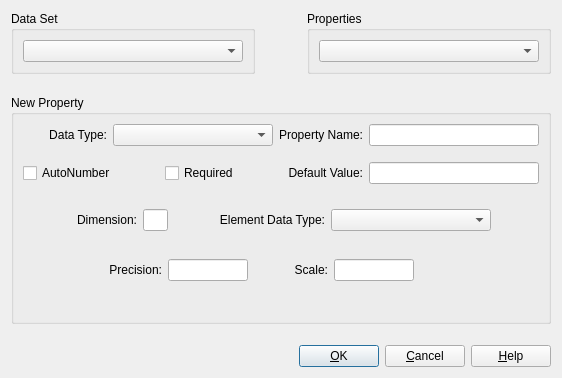
<?xml version="1.0" encoding="UTF-8"?>
<ui version="4.0">
 <class>AddPropertyDialog</class>
 <widget class="QDialog" name="AddPropertyDialog">
  <property name="geometry">
   <rect>
    <x>0</x>
    <y>0</y>
    <width>555</width>
    <height>378</height>
   </rect>
  </property>
  <property name="windowTitle">
   <string>Add Property</string>
  </property>
  <property name="layoutDirection">
   <enum>Qt::LeftToRight</enum>
  </property>
  <layout class="QGridLayout" name="gridLayout_17">
   <item row="0" column="0">
    <layout class="QGridLayout" name="gridLayout_16">
     <item row="0" column="0">
      <layout class="QHBoxLayout" name="horizontalLayout_7">
       <item>
        <widget class="QGroupBox" name="dataSetGroupBox">
         <property name="title">
          <string>Data Set</string>
         </property>
         <layout class="QGridLayout" name="gridLayout_8">
          <item row="0" column="0">
           <widget class="QComboBox" name="dataSetComboBox">
            <property name="minimumSize">
             <size>
              <width>220</width>
              <height>0</height>
             </size>
            </property>
           </widget>
          </item>
         </layout>
        </widget>
       </item>
       <item>
        <spacer name="horizontalSpacer_20">
         <property name="orientation">
          <enum>Qt::Horizontal</enum>
         </property>
         <property name="sizeHint" stdset="0">
          <size>
           <width>21</width>
           <height>17</height>
          </size>
         </property>
        </spacer>
       </item>
       <item>
        <widget class="QGroupBox" name="propertiesGroupBox">
         <property name="title">
          <string>Properties</string>
         </property>
         <layout class="QGridLayout" name="gridLayout_5">
          <item row="0" column="0">
           <widget class="QComboBox" name="propertiesComboBox">
            <property name="minimumSize">
             <size>
              <width>220</width>
              <height>0</height>
             </size>
            </property>
           </widget>
          </item>
         </layout>
        </widget>
       </item>
      </layout>
     </item>
     <item row="1" column="0">
      <spacer name="verticalSpacer">
       <property name="orientation">
        <enum>Qt::Vertical</enum>
       </property>
       <property name="sizeType">
        <enum>QSizePolicy::Fixed</enum>
       </property>
       <property name="sizeHint" stdset="0">
        <size>
         <width>20</width>
         <height>15</height>
        </size>
       </property>
      </spacer>
     </item>
     <item row="2" column="0">
      <widget class="QGroupBox" name="newPropertyGroupBox">
       <property name="title">
        <string>New Property</string>
       </property>
       <layout class="QGridLayout" name="gridLayout_4">
        <item row="0" column="1">
         <layout class="QHBoxLayout" name="horizontalLayout_3">
          <item>
           <layout class="QHBoxLayout" name="horizontalLayout_2">
            <item>
             <widget class="QLabel" name="dataTypeLabel">
              <property name="text">
               <string>Data Type:</string>
              </property>
              <property name="alignment">
               <set>Qt::AlignRight|Qt::AlignTrailing|Qt::AlignVCenter</set>
              </property>
             </widget>
            </item>
            <item>
             <widget class="QComboBox" name="dataTypeComboBox">
              <property name="minimumSize">
               <size>
                <width>160</width>
                <height>0</height>
               </size>
              </property>
             </widget>
            </item>
           </layout>
          </item>
          <item>
           <spacer name="horizontalSpacer_17">
            <property name="orientation">
             <enum>Qt::Horizontal</enum>
            </property>
            <property name="sizeHint" stdset="0">
             <size>
              <width>36</width>
              <height>19</height>
             </size>
            </property>
           </spacer>
          </item>
          <item>
           <layout class="QHBoxLayout" name="horizontalLayout">
            <item>
             <widget class="QLabel" name="propertyNameLabel">
              <property name="text">
               <string>Property Name:</string>
              </property>
              <property name="alignment">
               <set>Qt::AlignRight|Qt::AlignTrailing|Qt::AlignVCenter</set>
              </property>
             </widget>
            </item>
            <item>
             <widget class="QLineEdit" name="propertyNameLineEdit">
              <property name="minimumSize">
               <size>
                <width>170</width>
                <height>0</height>
               </size>
              </property>
             </widget>
            </item>
           </layout>
          </item>
         </layout>
        </item>
        <item row="1" column="1">
         <spacer name="verticalSpacer_5">
          <property name="orientation">
           <enum>Qt::Vertical</enum>
          </property>
          <property name="sizeType">
           <enum>QSizePolicy::Fixed</enum>
          </property>
          <property name="sizeHint" stdset="0">
           <size>
            <width>20</width>
            <height>10</height>
           </size>
          </property>
         </spacer>
        </item>
        <item row="2" column="0" colspan="2">
         <layout class="QHBoxLayout" name="horizontalLayout_6">
          <item>
           <widget class="QCheckBox" name="autoNumberCheckBox">
            <property name="text">
             <string>AutoNumber</string>
            </property>
           </widget>
          </item>
          <item>
           <spacer name="horizontalSpacer_5">
            <property name="orientation">
             <enum>Qt::Horizontal</enum>
            </property>
            <property name="sizeHint" stdset="0">
             <size>
              <width>36</width>
              <height>19</height>
             </size>
            </property>
           </spacer>
          </item>
          <item>
           <widget class="QCheckBox" name="requiredCheckBox">
            <property name="text">
             <string>Required</string>
            </property>
           </widget>
          </item>
          <item>
           <spacer name="horizontalSpacer_25">
            <property name="orientation">
             <enum>Qt::Horizontal</enum>
            </property>
            <property name="sizeHint" stdset="0">
             <size>
              <width>35</width>
              <height>17</height>
             </size>
            </property>
           </spacer>
          </item>
          <item>
           <layout class="QHBoxLayout" name="horizontalLayout_4">
            <item>
             <widget class="QLabel" name="label_14">
              <property name="text">
               <string>Default Value:</string>
              </property>
              <property name="alignment">
               <set>Qt::AlignRight|Qt::AlignTrailing|Qt::AlignVCenter</set>
              </property>
             </widget>
            </item>
            <item>
             <widget class="QLineEdit" name="defaultValueLineEdit">
              <property name="minimumSize">
               <size>
                <width>170</width>
                <height>0</height>
               </size>
              </property>
              <property name="maximumSize">
               <size>
                <width>100</width>
                <height>16777215</height>
               </size>
              </property>
             </widget>
            </item>
           </layout>
          </item>
         </layout>
        </item>
        <item row="4" column="0" colspan="2">
         <widget class="QStackedWidget" name="dataTypeStackedWidget">
          <property name="currentIndex">
           <number>0</number>
          </property>
          <widget class="QWidget" name="arrayPage">
           <layout class="QGridLayout" name="gridLayout_2">
            <item row="0" column="0">
             <spacer name="horizontalSpacer_33">
              <property name="orientation">
               <enum>Qt::Horizontal</enum>
              </property>
              <property name="sizeHint" stdset="0">
               <size>
                <width>21</width>
                <height>20</height>
               </size>
              </property>
             </spacer>
            </item>
            <item row="0" column="1">
             <widget class="QLabel" name="arrayDimensionLabel">
              <property name="text">
               <string>Dimension:</string>
              </property>
              <property name="alignment">
               <set>Qt::AlignRight|Qt::AlignTrailing|Qt::AlignVCenter</set>
              </property>
             </widget>
            </item>
            <item row="0" column="2">
             <widget class="QLineEdit" name="arrayDimensionLineEdit">
              <property name="minimumSize">
               <size>
                <width>0</width>
                <height>0</height>
               </size>
              </property>
              <property name="maximumSize">
               <size>
                <width>25</width>
                <height>16777215</height>
               </size>
              </property>
              <property name="text">
               <string/>
              </property>
             </widget>
            </item>
            <item row="0" column="3">
             <spacer name="horizontalSpacer_34">
              <property name="orientation">
               <enum>Qt::Horizontal</enum>
              </property>
              <property name="sizeHint" stdset="0">
               <size>
                <width>20</width>
                <height>20</height>
               </size>
              </property>
             </spacer>
            </item>
            <item row="0" column="4">
             <widget class="QLabel" name="arrayElementDataTypeLabel">
              <property name="text">
               <string>Element Data Type:</string>
              </property>
              <property name="alignment">
               <set>Qt::AlignRight|Qt::AlignTrailing|Qt::AlignVCenter</set>
              </property>
             </widget>
            </item>
            <item row="0" column="5">
             <widget class="QComboBox" name="arrayElementDataTypeComboBox">
              <property name="minimumSize">
               <size>
                <width>160</width>
                <height>0</height>
               </size>
              </property>
             </widget>
            </item>
            <item row="0" column="6">
             <spacer name="horizontalSpacer_35">
              <property name="orientation">
               <enum>Qt::Horizontal</enum>
              </property>
              <property name="sizeHint" stdset="0">
               <size>
                <width>0</width>
                <height>20</height>
               </size>
              </property>
             </spacer>
            </item>
            <item row="1" column="0" colspan="6">
             <widget class="QStackedWidget" name="arrayElementStackedWidget">
              <property name="currentIndex">
               <number>0</number>
              </property>
              <widget class="QWidget" name="arrayElementNumericPage">
               <layout class="QGridLayout" name="gridLayout">
                <item row="0" column="0">
                 <spacer name="horizontalSpacer">
                  <property name="orientation">
                   <enum>Qt::Horizontal</enum>
                  </property>
                  <property name="sizeHint" stdset="0">
                   <size>
                    <width>37</width>
                    <height>20</height>
                   </size>
                  </property>
                 </spacer>
                </item>
                <item row="0" column="1">
                 <widget class="QLabel" name="arrayElementPrecisionLabel">
                  <property name="text">
                   <string>Precision:</string>
                  </property>
                  <property name="alignment">
                   <set>Qt::AlignRight|Qt::AlignTrailing|Qt::AlignVCenter</set>
                  </property>
                 </widget>
                </item>
                <item row="0" column="2">
                 <widget class="QLineEdit" name="arrayElementPrecisionLineEdit">
                  <property name="maximumSize">
                   <size>
                    <width>80</width>
                    <height>16777215</height>
                   </size>
                  </property>
                 </widget>
                </item>
                <item row="0" column="3">
                 <spacer name="horizontalSpacer_55">
                  <property name="orientation">
                   <enum>Qt::Horizontal</enum>
                  </property>
                  <property name="sizeType">
                   <enum>QSizePolicy::Fixed</enum>
                  </property>
                  <property name="sizeHint" stdset="0">
                   <size>
                    <width>40</width>
                    <height>20</height>
                   </size>
                  </property>
                 </spacer>
                </item>
                <item row="0" column="4">
                 <widget class="QLabel" name="arrayElementScaleLabel">
                  <property name="text">
                   <string>Scale:</string>
                  </property>
                  <property name="alignment">
                   <set>Qt::AlignRight|Qt::AlignTrailing|Qt::AlignVCenter</set>
                  </property>
                 </widget>
                </item>
                <item row="0" column="5">
                 <widget class="QLineEdit" name="arrayElementScaleLineEdit">
                  <property name="maximumSize">
                   <size>
                    <width>80</width>
                    <height>16777215</height>
                   </size>
                  </property>
                 </widget>
                </item>
                <item row="0" column="6">
                 <spacer name="horizontalSpacer_2">
                  <property name="orientation">
                   <enum>Qt::Horizontal</enum>
                  </property>
                  <property name="sizeHint" stdset="0">
                   <size>
                    <width>38</width>
                    <height>20</height>
                   </size>
                  </property>
                 </spacer>
                </item>
               </layout>
              </widget>
              <widget class="QWidget" name="arrayElementStringPage">
               <layout class="QGridLayout" name="gridLayout_3">
                <item row="0" column="0">
                 <spacer name="horizontalSpacer_56">
                  <property name="orientation">
                   <enum>Qt::Horizontal</enum>
                  </property>
                  <property name="sizeHint" stdset="0">
                   <size>
                    <width>35</width>
                    <height>18</height>
                   </size>
                  </property>
                 </spacer>
                </item>
                <item row="0" column="1">
                 <widget class="QLabel" name="arrayElementStringTypeLabel">
                  <property name="text">
                   <string>String Type:</string>
                  </property>
                  <property name="alignment">
                   <set>Qt::AlignRight|Qt::AlignTrailing|Qt::AlignVCenter</set>
                  </property>
                 </widget>
                </item>
                <item row="0" column="2">
                 <widget class="QComboBox" name="arrayElementStringTypeComboBox">
                  <property name="minimumSize">
                   <size>
                    <width>120</width>
                    <height>0</height>
                   </size>
                  </property>
                 </widget>
                </item>
                <item row="0" column="3">
                 <spacer name="horizontalSpacer_57">
                  <property name="orientation">
                   <enum>Qt::Horizontal</enum>
                  </property>
                  <property name="sizeType">
                   <enum>QSizePolicy::Fixed</enum>
                  </property>
                  <property name="sizeHint" stdset="0">
                   <size>
                    <width>40</width>
                    <height>18</height>
                   </size>
                  </property>
                 </spacer>
                </item>
                <item row="0" column="4">
                 <widget class="QLabel" name="arrayElementStringSizeLabel">
                  <property name="text">
                   <string>Size:</string>
                  </property>
                  <property name="alignment">
                   <set>Qt::AlignRight|Qt::AlignTrailing|Qt::AlignVCenter</set>
                  </property>
                 </widget>
                </item>
                <item row="0" column="5">
                 <widget class="QLineEdit" name="arrayElementStringSizeLineEdit">
                  <property name="maximumSize">
                   <size>
                    <width>80</width>
                    <height>16777215</height>
                   </size>
                  </property>
                 </widget>
                </item>
                <item row="0" column="6">
                 <spacer name="horizontalSpacer_58">
                  <property name="orientation">
                   <enum>Qt::Horizontal</enum>
                  </property>
                  <property name="sizeHint" stdset="0">
                   <size>
                    <width>17</width>
                    <height>18</height>
                   </size>
                  </property>
                 </spacer>
                </item>
               </layout>
              </widget>
             </widget>
            </item>
           </layout>
          </widget>
          <widget class="QWidget" name="compositePage">
           <layout class="QGridLayout" name="gridLayout_10">
            <item row="0" column="0">
             <spacer name="horizontalSpacer_36">
              <property name="orientation">
               <enum>Qt::Horizontal</enum>
              </property>
              <property name="sizeHint" stdset="0">
               <size>
                <width>103</width>
                <height>20</height>
               </size>
              </property>
             </spacer>
            </item>
            <item row="0" column="1">
             <widget class="QLabel" name="compositeNameLabel">
              <property name="text">
               <string>Composite Name:</string>
              </property>
              <property name="alignment">
               <set>Qt::AlignRight|Qt::AlignTrailing|Qt::AlignVCenter</set>
              </property>
             </widget>
            </item>
            <item row="0" column="2">
             <widget class="QLineEdit" name="compositeNameLineEdit">
              <property name="minimumSize">
               <size>
                <width>100</width>
                <height>0</height>
               </size>
              </property>
              <property name="maximumSize">
               <size>
                <width>80</width>
                <height>16777215</height>
               </size>
              </property>
             </widget>
            </item>
            <item row="0" column="3">
             <spacer name="horizontalSpacer_37">
              <property name="orientation">
               <enum>Qt::Horizontal</enum>
              </property>
              <property name="sizeHint" stdset="0">
               <size>
                <width>103</width>
                <height>20</height>
               </size>
              </property>
             </spacer>
            </item>
           </layout>
          </widget>
          <widget class="QWidget" name="dateTimePage">
           <layout class="QGridLayout" name="gridLayout_14">
            <item row="0" column="0">
             <spacer name="horizontalSpacer_38">
              <property name="orientation">
               <enum>Qt::Horizontal</enum>
              </property>
              <property name="sizeHint" stdset="0">
               <size>
                <width>98</width>
                <height>20</height>
               </size>
              </property>
             </spacer>
            </item>
            <item row="0" column="1">
             <widget class="QLabel" name="dateTimeTypeLabel">
              <property name="text">
               <string>DateTime Type:</string>
              </property>
              <property name="alignment">
               <set>Qt::AlignRight|Qt::AlignTrailing|Qt::AlignVCenter</set>
              </property>
             </widget>
            </item>
            <item row="0" column="2">
             <widget class="QComboBox" name="dateTimeTypeComboBox">
              <property name="minimumSize">
               <size>
                <width>120</width>
                <height>0</height>
               </size>
              </property>
             </widget>
            </item>
            <item row="0" column="3">
             <spacer name="horizontalSpacer_39">
              <property name="orientation">
               <enum>Qt::Horizontal</enum>
              </property>
              <property name="sizeHint" stdset="0">
               <size>
                <width>98</width>
                <height>20</height>
               </size>
              </property>
             </spacer>
            </item>
           </layout>
          </widget>
          <widget class="QWidget" name="geometryPage">
           <layout class="QGridLayout" name="gridLayout_15">
            <item row="0" column="0">
             <spacer name="horizontalSpacer_23">
              <property name="orientation">
               <enum>Qt::Horizontal</enum>
              </property>
              <property name="sizeHint" stdset="0">
               <size>
                <width>54</width>
                <height>17</height>
               </size>
              </property>
             </spacer>
            </item>
            <item row="0" column="1">
             <widget class="QLabel" name="geometryTypeLabel">
              <property name="text">
               <string>Geometry Type:</string>
              </property>
              <property name="alignment">
               <set>Qt::AlignLeading|Qt::AlignLeft|Qt::AlignVCenter</set>
              </property>
             </widget>
            </item>
            <item row="0" column="2">
             <widget class="QComboBox" name="geometryTypeComboBox">
              <property name="minimumSize">
               <size>
                <width>180</width>
                <height>0</height>
               </size>
              </property>
             </widget>
            </item>
            <item row="0" column="3">
             <spacer name="horizontalSpacer_24">
              <property name="orientation">
               <enum>Qt::Horizontal</enum>
              </property>
              <property name="sizeType">
               <enum>QSizePolicy::Fixed</enum>
              </property>
              <property name="sizeHint" stdset="0">
               <size>
                <width>40</width>
                <height>17</height>
               </size>
              </property>
             </spacer>
            </item>
            <item row="0" column="4">
             <widget class="QLabel" name="geometrySRIDLabel">
              <property name="text">
               <string>SRID:</string>
              </property>
              <property name="alignment">
               <set>Qt::AlignRight|Qt::AlignTrailing|Qt::AlignVCenter</set>
              </property>
             </widget>
            </item>
            <item row="0" column="5">
             <widget class="QLineEdit" name="geometrySRIDLineEdit">
              <property name="maximumSize">
               <size>
                <width>50</width>
                <height>16777215</height>
               </size>
              </property>
             </widget>
            </item>
            <item row="0" column="6">
             <spacer name="horizontalSpacer_22">
              <property name="orientation">
               <enum>Qt::Horizontal</enum>
              </property>
              <property name="sizeHint" stdset="0">
               <size>
                <width>54</width>
                <height>17</height>
               </size>
              </property>
             </spacer>
            </item>
           </layout>
          </widget>
          <widget class="QWidget" name="numericPage">
           <layout class="QGridLayout" name="gridLayout_13">
            <item row="0" column="0">
             <spacer name="horizontalSpacer_28">
              <property name="orientation">
               <enum>Qt::Horizontal</enum>
              </property>
              <property name="sizeHint" stdset="0">
               <size>
                <width>58</width>
                <height>17</height>
               </size>
              </property>
             </spacer>
            </item>
            <item row="0" column="1">
             <widget class="QLabel" name="precisionLabel">
              <property name="text">
               <string>Precision:</string>
              </property>
              <property name="alignment">
               <set>Qt::AlignRight|Qt::AlignTrailing|Qt::AlignVCenter</set>
              </property>
             </widget>
            </item>
            <item row="0" column="2">
             <widget class="QLineEdit" name="precisionLineEdit">
              <property name="maximumSize">
               <size>
                <width>80</width>
                <height>16777215</height>
               </size>
              </property>
             </widget>
            </item>
            <item row="0" column="3">
             <spacer name="horizontalSpacer_29">
              <property name="orientation">
               <enum>Qt::Horizontal</enum>
              </property>
              <property name="sizeType">
               <enum>QSizePolicy::Fixed</enum>
              </property>
              <property name="sizeHint" stdset="0">
               <size>
                <width>40</width>
                <height>20</height>
               </size>
              </property>
             </spacer>
            </item>
            <item row="0" column="4">
             <widget class="QLabel" name="scaleLabel">
              <property name="text">
               <string>Scale:</string>
              </property>
              <property name="alignment">
               <set>Qt::AlignRight|Qt::AlignTrailing|Qt::AlignVCenter</set>
              </property>
             </widget>
            </item>
            <item row="0" column="5">
             <widget class="QLineEdit" name="scaleLineEdit">
              <property name="maximumSize">
               <size>
                <width>80</width>
                <height>16777215</height>
               </size>
              </property>
             </widget>
            </item>
            <item row="0" column="6">
             <spacer name="horizontalSpacer_27">
              <property name="orientation">
               <enum>Qt::Horizontal</enum>
              </property>
              <property name="sizeHint" stdset="0">
               <size>
                <width>58</width>
                <height>17</height>
               </size>
              </property>
             </spacer>
            </item>
           </layout>
          </widget>
          <widget class="QWidget" name="rasterPage">
           <layout class="QGridLayout" name="gridLayout_11">
            <item row="0" column="0">
             <layout class="QGridLayout" name="gridLayout_6">
              <item row="0" column="0">
               <layout class="QGridLayout" name="gridLayout_7">
                <item row="0" column="0">
                 <widget class="QLabel" name="rasterSRIDLabel">
                  <property name="text">
                   <string>SRID:</string>
                  </property>
                  <property name="alignment">
                   <set>Qt::AlignRight|Qt::AlignTrailing|Qt::AlignVCenter</set>
                  </property>
                 </widget>
                </item>
                <item row="0" column="1">
                 <widget class="QLineEdit" name="rasterSRIDLineEdit">
                  <property name="maximumSize">
                   <size>
                    <width>50</width>
                    <height>16777215</height>
                   </size>
                  </property>
                 </widget>
                </item>
                <item row="0" column="2">
                 <widget class="QLabel" name="nBandsLabel">
                  <property name="text">
                   <string>NBands:</string>
                  </property>
                  <property name="alignment">
                   <set>Qt::AlignRight|Qt::AlignTrailing|Qt::AlignVCenter</set>
                  </property>
                 </widget>
                </item>
                <item row="0" column="3">
                 <widget class="QLineEdit" name="nBandsLineEdit">
                  <property name="maximumSize">
                   <size>
                    <width>25</width>
                    <height>16777215</height>
                   </size>
                  </property>
                 </widget>
                </item>
                <item row="1" column="0">
                 <widget class="QLabel" name="nColsLabel">
                  <property name="text">
                   <string>NCols:</string>
                  </property>
                  <property name="alignment">
                   <set>Qt::AlignRight|Qt::AlignTrailing|Qt::AlignVCenter</set>
                  </property>
                 </widget>
                </item>
                <item row="1" column="1">
                 <widget class="QLineEdit" name="nColsLineEdit">
                  <property name="maximumSize">
                   <size>
                    <width>50</width>
                    <height>16777215</height>
                   </size>
                  </property>
                 </widget>
                </item>
                <item row="1" column="2">
                 <widget class="QLabel" name="nLinesLabel">
                  <property name="text">
                   <string>NLines:</string>
                  </property>
                  <property name="alignment">
                   <set>Qt::AlignRight|Qt::AlignTrailing|Qt::AlignVCenter</set>
                  </property>
                 </widget>
                </item>
                <item row="1" column="3">
                 <widget class="QLineEdit" name="nLinesLineEdit">
                  <property name="maximumSize">
                   <size>
                    <width>50</width>
                    <height>16777215</height>
                   </size>
                  </property>
                 </widget>
                </item>
                <item row="2" column="0">
                 <widget class="QLabel" name="resxLabel">
                  <property name="text">
                   <string>ResX:</string>
                  </property>
                  <property name="alignment">
                   <set>Qt::AlignRight|Qt::AlignTrailing|Qt::AlignVCenter</set>
                  </property>
                 </widget>
                </item>
                <item row="2" column="1">
                 <widget class="QLineEdit" name="resxLineEdit">
                  <property name="maximumSize">
                   <size>
                    <width>40</width>
                    <height>16777215</height>
                   </size>
                  </property>
                 </widget>
                </item>
                <item row="2" column="2">
                 <widget class="QLabel" name="resyLabel">
                  <property name="text">
                   <string>ResY:</string>
                  </property>
                  <property name="alignment">
                   <set>Qt::AlignRight|Qt::AlignTrailing|Qt::AlignVCenter</set>
                  </property>
                 </widget>
                </item>
                <item row="2" column="3">
                 <widget class="QLineEdit" name="resyLineEdit">
                  <property name="maximumSize">
                   <size>
                    <width>40</width>
                    <height>16777215</height>
                   </size>
                  </property>
                 </widget>
                </item>
               </layout>
              </item>
              <item row="0" column="1">
               <widget class="QGroupBox" name="rasterEnvelopeGroupBox">
                <property name="title">
                 <string>Envelope</string>
                </property>
                <layout class="QGridLayout" name="gridLayout_9">
                 <item row="0" column="0">
                  <widget class="QLabel" name="rasterLLXLabel">
                   <property name="text">
                    <string>LLX:</string>
                   </property>
                   <property name="alignment">
                    <set>Qt::AlignJustify|Qt::AlignVCenter</set>
                   </property>
                  </widget>
                 </item>
                 <item row="0" column="1">
                  <widget class="QLineEdit" name="rasterLLXLineEdit">
                   <property name="maximumSize">
                    <size>
                     <width>80</width>
                     <height>16777215</height>
                    </size>
                   </property>
                  </widget>
                 </item>
                 <item row="0" column="2">
                  <widget class="QLabel" name="rasterLLYLabel">
                   <property name="text">
                    <string>LLY:</string>
                   </property>
                   <property name="alignment">
                    <set>Qt::AlignJustify|Qt::AlignVCenter</set>
                   </property>
                  </widget>
                 </item>
                 <item row="0" column="3">
                  <widget class="QLineEdit" name="rasterLLYLineEdit">
                   <property name="maximumSize">
                    <size>
                     <width>80</width>
                     <height>16777215</height>
                    </size>
                   </property>
                  </widget>
                 </item>
                 <item row="1" column="0">
                  <widget class="QLabel" name="rasterURXLabel">
                   <property name="text">
                    <string>URX:</string>
                   </property>
                   <property name="alignment">
                    <set>Qt::AlignJustify|Qt::AlignVCenter</set>
                   </property>
                  </widget>
                 </item>
                 <item row="1" column="1">
                  <widget class="QLineEdit" name="rasterURXLineEdit">
                   <property name="maximumSize">
                    <size>
                     <width>80</width>
                     <height>16777215</height>
                    </size>
                   </property>
                  </widget>
                 </item>
                 <item row="1" column="2">
                  <widget class="QLabel" name="rasterURYLabel">
                   <property name="text">
                    <string>URY:</string>
                   </property>
                   <property name="alignment">
                    <set>Qt::AlignJustify|Qt::AlignVCenter</set>
                   </property>
                  </widget>
                 </item>
                 <item row="1" column="3">
                  <widget class="QLineEdit" name="rasterURYLineEdit">
                   <property name="maximumSize">
                    <size>
                     <width>80</width>
                     <height>16777215</height>
                    </size>
                   </property>
                  </widget>
                 </item>
                </layout>
               </widget>
              </item>
             </layout>
            </item>
           </layout>
          </widget>
          <widget class="QWidget" name="stringPage">
           <layout class="QGridLayout" name="gridLayout_12">
            <item row="0" column="0">
             <spacer name="horizontalSpacer_32">
              <property name="orientation">
               <enum>Qt::Horizontal</enum>
              </property>
              <property name="sizeHint" stdset="0">
               <size>
                <width>46</width>
                <height>17</height>
               </size>
              </property>
             </spacer>
            </item>
            <item row="0" column="1">
             <widget class="QLabel" name="stringTypeLabel">
              <property name="text">
               <string>String Type:</string>
              </property>
              <property name="alignment">
               <set>Qt::AlignRight|Qt::AlignTrailing|Qt::AlignVCenter</set>
              </property>
             </widget>
            </item>
            <item row="0" column="2">
             <widget class="QComboBox" name="stringTypeComboBox">
              <property name="minimumSize">
               <size>
                <width>120</width>
                <height>0</height>
               </size>
              </property>
             </widget>
            </item>
            <item row="0" column="3">
             <spacer name="horizontalSpacer_31">
              <property name="orientation">
               <enum>Qt::Horizontal</enum>
              </property>
              <property name="sizeType">
               <enum>QSizePolicy::Fixed</enum>
              </property>
              <property name="sizeHint" stdset="0">
               <size>
                <width>40</width>
                <height>18</height>
               </size>
              </property>
             </spacer>
            </item>
            <item row="0" column="4">
             <widget class="QLabel" name="stringSizeLabel">
              <property name="text">
               <string>Size:</string>
              </property>
              <property name="alignment">
               <set>Qt::AlignRight|Qt::AlignTrailing|Qt::AlignVCenter</set>
              </property>
             </widget>
            </item>
            <item row="0" column="5">
             <widget class="QLineEdit" name="stringSizeLineEdit">
              <property name="maximumSize">
               <size>
                <width>80</width>
                <height>16777215</height>
               </size>
              </property>
             </widget>
            </item>
            <item row="0" column="6">
             <spacer name="horizontalSpacer_30">
              <property name="orientation">
               <enum>Qt::Horizontal</enum>
              </property>
              <property name="sizeHint" stdset="0">
               <size>
                <width>16</width>
                <height>17</height>
               </size>
              </property>
             </spacer>
            </item>
           </layout>
          </widget>
         </widget>
        </item>
        <item row="3" column="0">
         <spacer name="verticalSpacer_6">
          <property name="orientation">
           <enum>Qt::Vertical</enum>
          </property>
          <property name="sizeType">
           <enum>QSizePolicy::Fixed</enum>
          </property>
          <property name="sizeHint" stdset="0">
           <size>
            <width>20</width>
            <height>10</height>
           </size>
          </property>
         </spacer>
        </item>
       </layout>
      </widget>
     </item>
     <item row="3" column="0">
      <spacer name="verticalSpacer_2">
       <property name="orientation">
        <enum>Qt::Vertical</enum>
       </property>
       <property name="sizeType">
        <enum>QSizePolicy::Fixed</enum>
       </property>
       <property name="sizeHint" stdset="0">
        <size>
         <width>20</width>
         <height>15</height>
        </size>
       </property>
      </spacer>
     </item>
     <item row="4" column="0">
      <layout class="QHBoxLayout" name="horizontalLayout_5">
       <item>
        <spacer name="horizontalSpacer_21">
         <property name="orientation">
          <enum>Qt::Horizontal</enum>
         </property>
         <property name="sizeHint" stdset="0">
          <size>
           <width>40</width>
           <height>20</height>
          </size>
         </property>
        </spacer>
       </item>
       <item>
        <widget class="QPushButton" name="okPushButton">
         <property name="text">
          <string>&amp;OK</string>
         </property>
        </widget>
       </item>
       <item>
        <widget class="QPushButton" name="cancelPushButton">
         <property name="text">
          <string>&amp;Cancel</string>
         </property>
        </widget>
       </item>
       <item>
        <widget class="QPushButton" name="helpPushButton">
         <property name="text">
          <string>&amp;Help</string>
         </property>
        </widget>
       </item>
      </layout>
     </item>
    </layout>
   </item>
  </layout>
 </widget>
 <tabstops>
  <tabstop>dataSetComboBox</tabstop>
  <tabstop>propertiesComboBox</tabstop>
  <tabstop>dataTypeComboBox</tabstop>
  <tabstop>propertyNameLineEdit</tabstop>
  <tabstop>autoNumberCheckBox</tabstop>
  <tabstop>requiredCheckBox</tabstop>
  <tabstop>defaultValueLineEdit</tabstop>
  <tabstop>arrayDimensionLineEdit</tabstop>
  <tabstop>arrayElementDataTypeComboBox</tabstop>
  <tabstop>arrayElementStringTypeComboBox</tabstop>
  <tabstop>arrayElementStringSizeLineEdit</tabstop>
  <tabstop>arrayElementPrecisionLineEdit</tabstop>
  <tabstop>arrayElementScaleLineEdit</tabstop>
  <tabstop>compositeNameLineEdit</tabstop>
  <tabstop>dateTimeTypeComboBox</tabstop>
  <tabstop>geometryTypeComboBox</tabstop>
  <tabstop>geometrySRIDLineEdit</tabstop>
  <tabstop>precisionLineEdit</tabstop>
  <tabstop>scaleLineEdit</tabstop>
  <tabstop>rasterSRIDLineEdit</tabstop>
  <tabstop>nBandsLineEdit</tabstop>
  <tabstop>nColsLineEdit</tabstop>
  <tabstop>nLinesLineEdit</tabstop>
  <tabstop>resxLineEdit</tabstop>
  <tabstop>resyLineEdit</tabstop>
  <tabstop>rasterLLXLineEdit</tabstop>
  <tabstop>rasterLLYLineEdit</tabstop>
  <tabstop>rasterURXLineEdit</tabstop>
  <tabstop>rasterURYLineEdit</tabstop>
  <tabstop>stringTypeComboBox</tabstop>
  <tabstop>stringSizeLineEdit</tabstop>
  <tabstop>okPushButton</tabstop>
  <tabstop>cancelPushButton</tabstop>
  <tabstop>helpPushButton</tabstop>
 </tabstops>
 <resources/>
 <connections/>
</ui>
